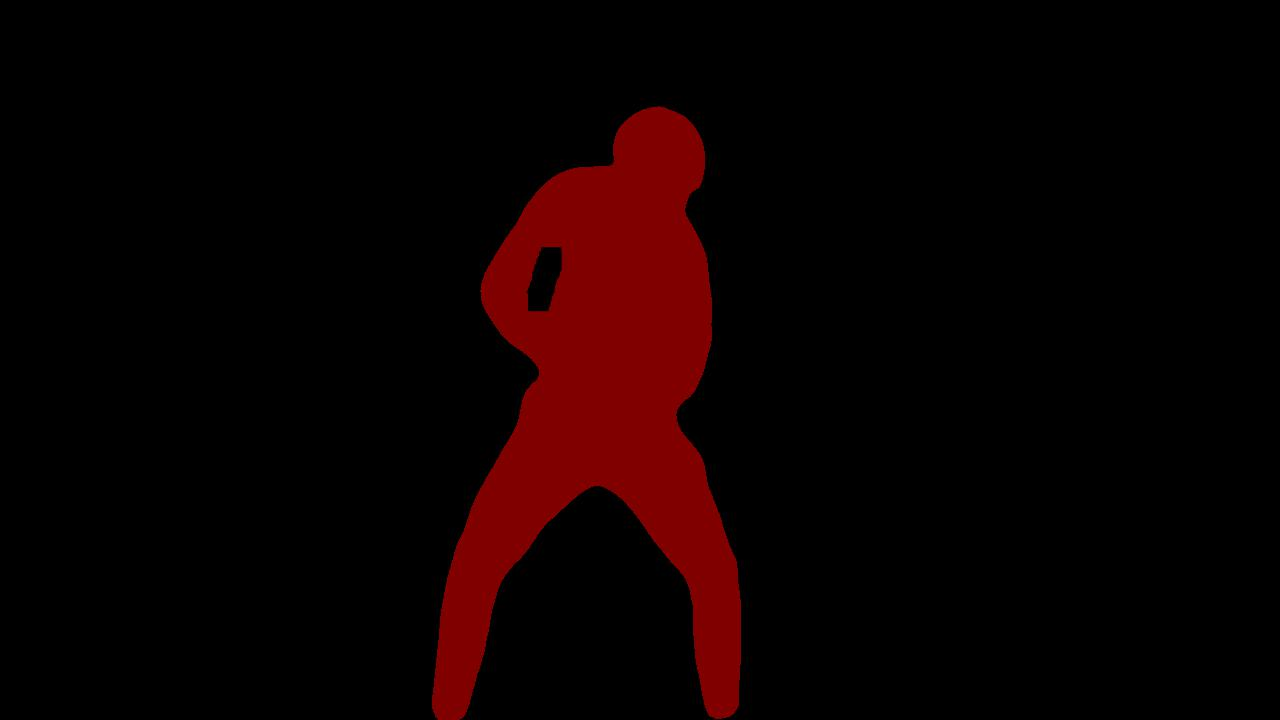
#> input picture VOStyle/VOStyle/work_folder/segmentation_temp/seg_photo.jpg, 1280 x 720 px
$ python test.py
#> lines starting #> are read from the running program, lines starting #| are printed output that depends on the picture; after the words box and inside, x2 and y2 are one past the last pixel; in counts of white or black regions, pixels touching at a corner belong together
import cv2
import numpy as np
final_pic = cv2.imread('./work_folder/segmentation_temp/seg_photo.jpg')
#> final_pic is the input picture: shape (720, 1280, 3); mean B, G, R 0.1, 0.1, 12.6
sum_covery = final_pic.sum(axis=2)
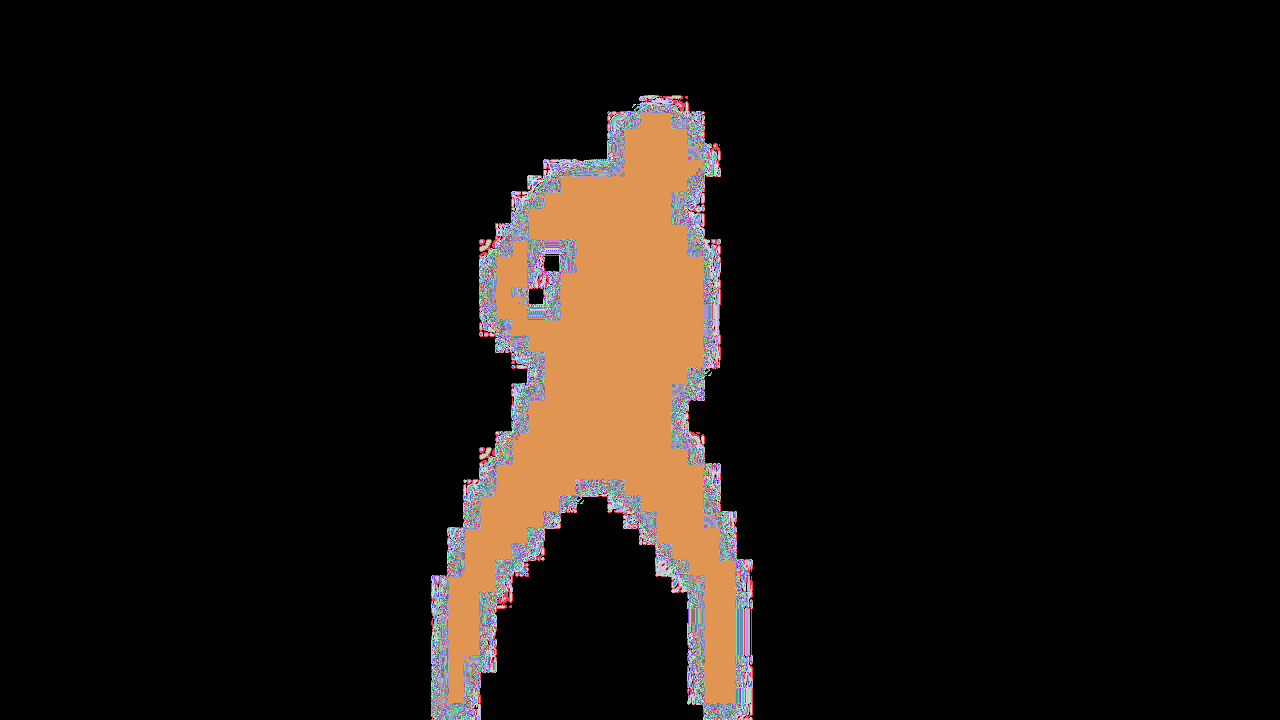
#> sum_covery: shape (720, 1280) uint64; 173 distinct labels, from 0 to 180; one colour per label, 0 black
for c in range(3):
    final_pic[:, :, c] = np.where(
        sum_covery != 0, 255,0)
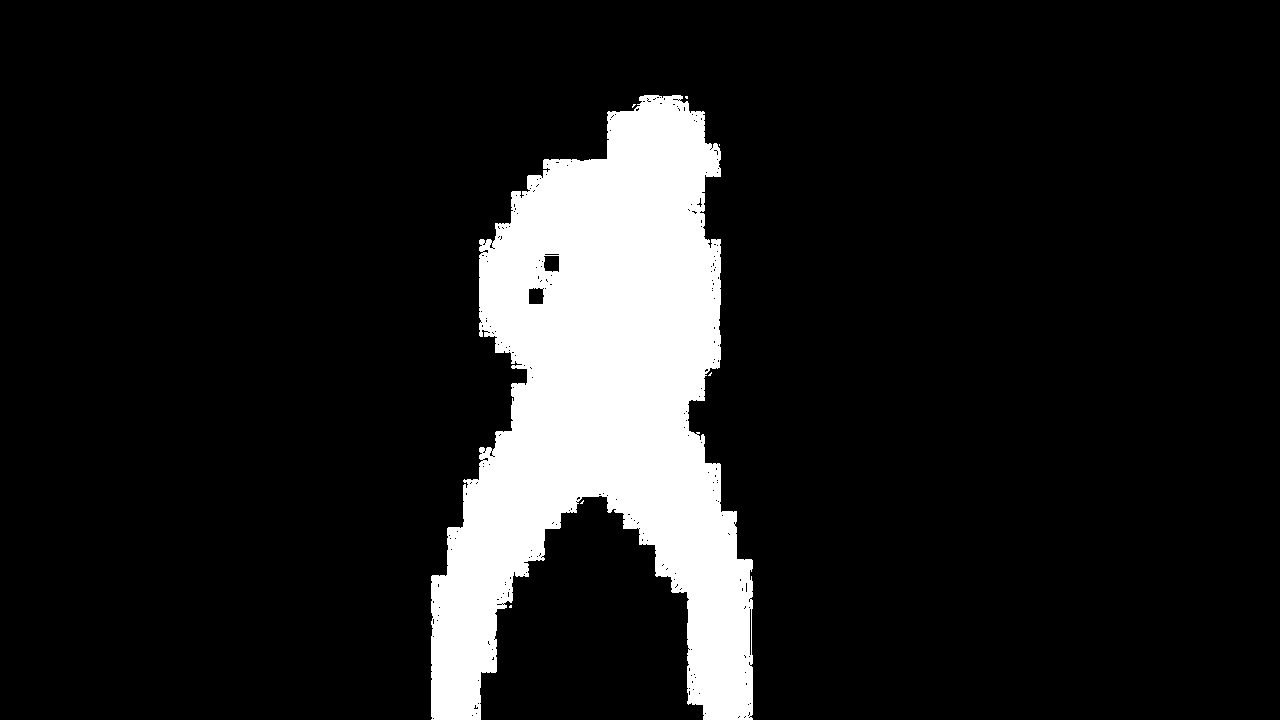
#> final_pic: shape (720, 1280, 3); 12.1% white; 7 white regions (6 under 20 px), largest, box (x1, y1, x2, y2) and area: (431, 95, 753, 720) 111452
cv2.imwrite('./test2.jpg',final_pic)
